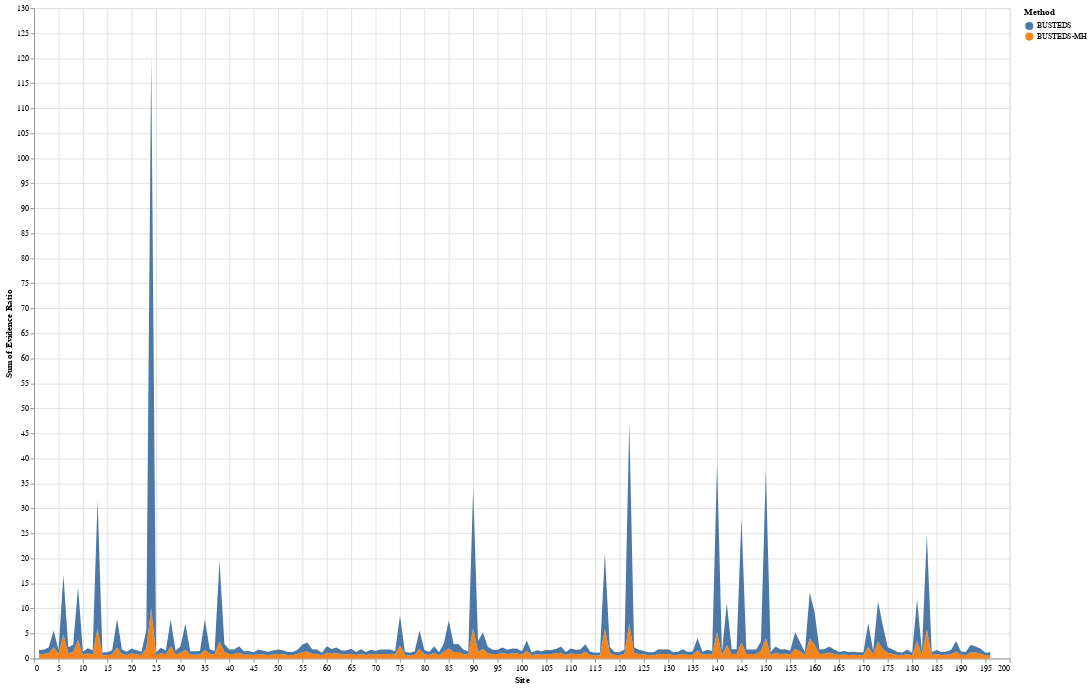

Notebook code cell kept with this figure:
### Code cell
r1 = result[result["Method"] == "BUSTEDS-MH"]
r2 = result[result["Method"] == "BUSTEDS"]

source = pd.concat([r1,r2])

source = source.fillna(0)


source["Evidence Ratio"] = pd.to_numeric(source["Evidence Ratio"], downcast="float")
source["Site"] = pd.to_numeric(source["Site"], downcast="float")

line = alt.Chart(source).mark_area().encode(
    x='Site',
    y='sum(Evidence Ratio)',
    color='Method'
).properties(
    width=1200,
    height=800)

line

### Figure 1 — Vega-Lite specification as saved in the notebook (floating-point values rounded to 4 significant figures; data arrays with more than 128 entries replaced by an {"elided": "..."} marker saying what was removed)
{"config": {"view": {"continuousWidth": 400, "continuousHeight": 300}}, "data": {"name": "data-93650498e0ed6437438061f3870feac9"}, "mark": "area", "encoding": {"color": {"type": "nominal", "field": "Method"}, "x": {"type": "quantitative", "field": "Site"}, "y": {"type": "quantitative", "aggregate": "sum", "field": "Evidence Ratio"}}, "height": 800, "width": 1200, "$schema": "https://vega.github.io/schema/vega-lite/v4.8.1.json", "datasets": {"data-93650498e0ed6437438061f3870feac9": {"elided": "392 records"}}}
